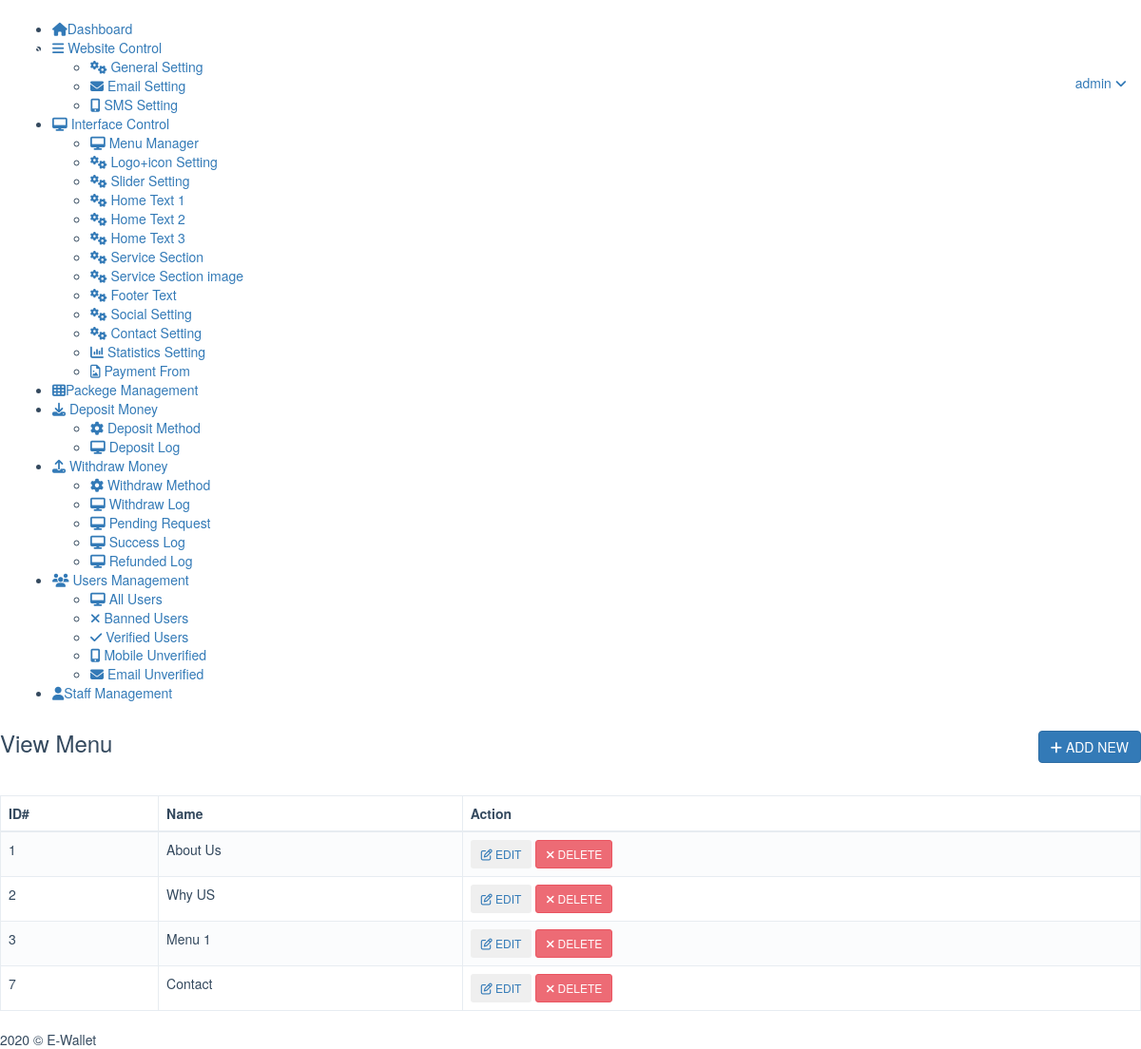
Page /admin/listmenu.php (signed in) on the committed database.
### tables this page shows
CREATE TABLE `menus` (
  `id` int(11) NOT NULL,
  `name` varchar(255) DEFAULT NULL,
  `btext` blob DEFAULT NULL
);

CREATE TABLE `general_setting` (
  `id` int(11) NOT NULL,
  `sitetitle` varchar(255) DEFAULT NULL,
  `reg` varchar(1) DEFAULT NULL,
  `notimail` varchar(366) DEFAULT NULL,
  `emailtemp` blob DEFAULT NULL,
  `smsapi` varchar(2555) DEFAULT NULL,
  `currency` varchar(11) DEFAULT NULL,
  `cur` varchar(11) DEFAULT NULL,
  `colorcode` varchar(6) DEFAULT NULL,
  `ev` int(1) DEFAULT 0,
  `mv` int(1) DEFAULT 0,
  `deci` int(11) DEFAULT 2,
  `en` int(1) DEFAULT 1,
  `mn` int(1) DEFAULT 1,
  `cemail` varchar(255) DEFAULT NULL,
  `cmobile` varchar(255) DEFAULT NULL,
  `clocation` varchar(255) DEFAULT NULL
);

### config.php (called while the page is built, shortened)
<?php
$adminurl = "http://domain.com/admin";
?>

### admin/listmenu.php (the view, shortened to what this page needs)
<?php
include ('include/header.php');
?>
</head>
<body class="page-header-fixed page-sidebar-closed-hide-logo">
<?php
include ('include/sidebar.php');
?>
<div class="page-content-wrapper">
<div class="page-content">
<h3 class="page-title uppercase bold"> View Menu
<a href="<?php echo $adminurl; ?>/AddMenu" class="btn btn-primary btn-md pull-right">
<i class="fa fa-plus"></i>   ADD NEW
</a>
</h3>
<hr>
<div class="row">
<div class="col-md-12">
<div class="portlet light bordered">
<div class="portlet-body">
<table class="table table-striped table-bordered table-hover" id="sample_1">
<thead>
<tr>
<th> ID# </th>
<th> Name </th>
<th> Action </th>
</tr>
</thead><tbody>
<?php
$ddaa = $db->query("SELECT id, name FROM menus ORDER BY id");
while ($data = $ddaa->fetch()){
echo "
<tr id='$data[0]'>
<td>$data[0]</td>
<td>$data[1]</td>
<td>
<a href=\"$adminurl/EditMenu/$data[0]\"><button class=\"btn purple btn-sm\"> <i class=\"fa fa-edit\"></i> EDIT</button></a>
<button type=\"button\" class=\"btn btn-danger btn-sm delete_button\"
data-toggle=\"modal\" data-target=\"#DelModal\"
data-id=\"$data[0]\">
<i class=\"fa fa-times\"></i>  DELETE
</button>
</td>
</tr>";
}
?>
</tbody>
</table>
</div>
</div>
</div>
</div>
</div>
</div>
<?php
include ('include/footer.php');
?>
</body>
</html>

### admin/include/footer.php (shortened to what this page needs)
</div>
<div class="page-footer">
<div class="page-footer-inner"> <?php echo date("Y"); ?> &copy; <?php echo $gen[0]; ?></div>
</div>

### rows in the picture
menus: id "1", name "About Us"
menus: id "2", name "Why US"
menus: id "3", name "Menu 1"
menus: id "7", name "Contact"
general_setting: sitetitle "E-Wallet"

### other values in the picture
$user "admin"
